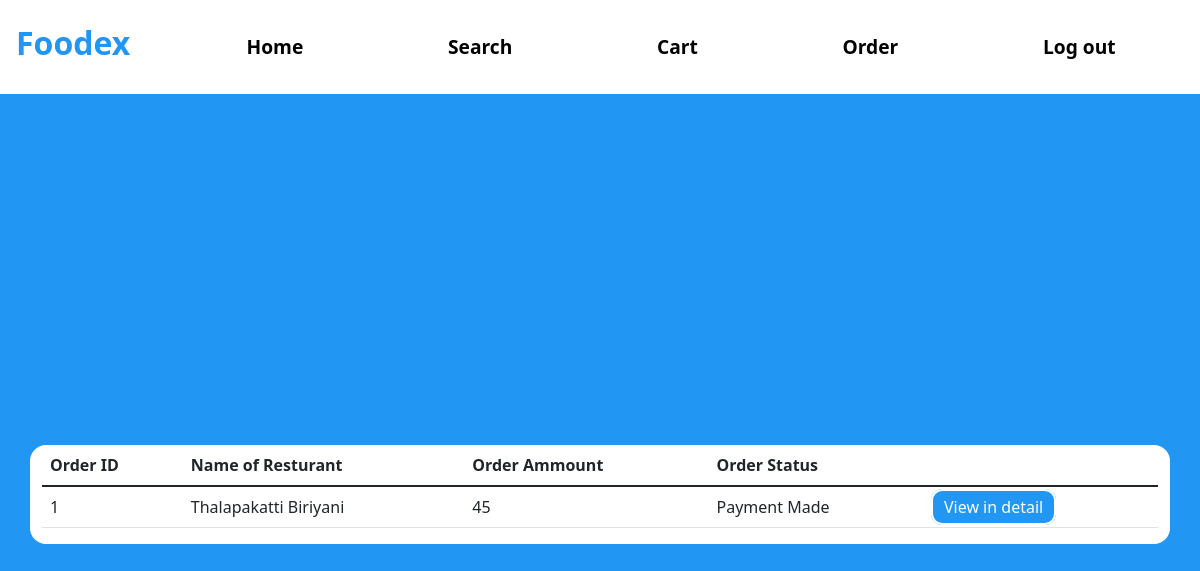
/User-order (signed in), run on an earlier commit of the app's database.
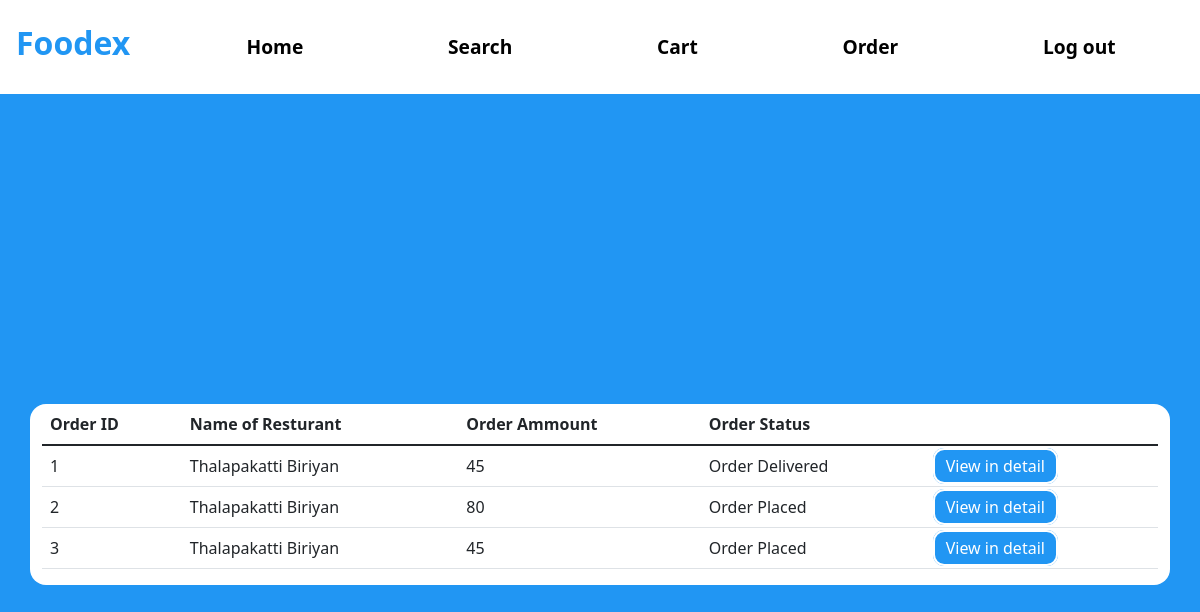
And on a later commit of the database.
### tables this page shows
CREATE TABLE ORDER_TABLE(
                        ORDER_ID INTEGER PRIMARY KEY AUTOINCREMENT,
                        ORDER_AMOUNT INTEGER,
                        DELIVERYBOY_ID INTEGER, 
                        ORDER_STATUS TEXT,  						
                        USER_ID INTEGER, 
  						RESTAURANT_ID INTEGER, 
  						FOREIGN KEY (USER_ID) REFERENCES USER(USER_ID),
  						FOREIGN KEY (DELIVERYBOY_ID) REFERENCES DELIVERYBOY(DELIVERYBOY_ID),
  						FOREIGN KEY (RESTAURANT_ID) REFERENCES RESTAURANT(RESTAURANT_ID)             
                       );

CREATE TABLE RESTAURANT(
                        RESTAURANT_ID INTEGER PRIMARY KEY AUTOINCREMENT,
                        NAME_OF_RESTAURANT TEXT,
                        RESTAURANT_PASSWORD TEXT,
                        ADDRESS TEXT,
                        MOBILE_NO INTEGER,
                        RESTAURANT_PIN TEXT,
                        RESTAURANT_IMAGE TEXT
                       );

### app.py (the view)
@app.route("/User-order")
def view_Order():
    getid = str(session["id"])
    cursor=connection.cursor()
    cursor.execute("SELECT order_id, order_amount, order_status,r.name_of_restaurant FROM ORDER_TABLE o JOIN RESTAURANT r on o.RESTAURANT_ID=r.RESTAURANT_ID WHERE o.USER_ID= "+getid)
    result=cursor.fetchall()
    return render_template("User_Order.html",Items=result)

### templates/User_Order.html (shortened to what this page needs)
<!DOCTYPE html>
<html lang="en">
<head>
    <link href="https://cdn.jsdelivr.net/npm/bootstrap@5.1.3/dist/css/bootstrap.min.css" rel="stylesheet">
    <link rel= "stylesheet" type= "text/css" href= "{{ url_for('static',filename='Styles.css') }}">
</head>
<body style="background:#2196f3;">
<nav class="navbar navbar-expand-lg bg-white">
  <h3 class="navbar-brand Logo" style="color:#2196f3;font-size: 2rem;"href="#">Foodex</h3>
    <div class="container">
  <div class="collapse navbar-collapse" id="navbarSupportedContent">
    <ul class="navbar-nav mr-auto nav-links">
        <li class="nav-item">
        <a class="nav-link nav-link-btn" href="/User-Dashboard">Home</a>
      </li>
      <li class="nav-item">
        <a class="nav-link nav-link-btn" href="/View-Resturant">Search</a>
      </li>
      <li class="nav-item">
        <a class="nav-link nav-link-btn" href="/User-cart">Cart</a>
      </li>
        <li class="nav-item">
        <a class="nav-link nav-link-btn" href="/User-order">Order</a>
      </li>
        <li class="nav-item">
        <a class="nav-link nav-link-btn" href="/">Log out</a>
      </li>
    </ul>
  </div>
     </div>
</nav>
  <div class="ToCenter" >
  <div class="container">
        <div class="row">
            <div class="col">
                <table class="table">
                    {% if Items %}
                    <thead>
                      <tr>
                        <th scope="col">Order ID</th>
                          <th scope="col">Name of Resturant</th>
                        <th scope="col">Order Ammount</th>
                        <th scope="col">Order Status</th>
                      </tr>
                    </thead>
                    <tbody>
                      {% for i in Items %}
                      <tr>
                        <td>{{i[0]}}</td>
                          <td>{{i[3]}}</td>
                          <td>{{i[1]}}</td>
                          <td>{{i[2]}}</td>
                          <td> <a class="Edit-btn" style="background:#2196f3;" href="/View-Order-Detail?id={{i[0]}}">View in detail</a> </td>
                      </tr>
                      {% endfor %}
                    </tbody>
                    {% else %}
                    <h4 class="Logo">No Orders</h4>
                    {% endif %}
                  </table>
            </div>
        </div>
    </div>
    </div>
<div class="area" >
          <ul class="circles">
          </ul>
   </div >
</body>
</html>

### static/Styles.css (style rules this page uses)
* { margin: 0px; padding: 0px; }
.ToCenter { display: flex; width: 100vw; min-height: 100vh; justify-content: center; align-items: center; background: rgba(0, 0, 0, 0); }
.container { min-width: 50vw; background: white; border-radius: 1rem; }
.Logo { text-align: center; padding: 1rem; font-weight: bold; }
.nav-links { width: 100%; display: flex; flex-direction: column; justify-content: space-around; align-items: center; }
.nav-link-btn { border:solid 2px white; font-size: 1.2rem; border-radius: 0.7rem; font-weight: bold; color: black; }
.Edit-btn { border:solid 2px white; color: white; text-decoration:none; padding: 0.3rem 0.7rem; border-radius: 0.7rem; }
.area { background: -webkit-linear-gradient(to left, #FB6C1F, #F9A72B); width: 100%; height:100vh; position: fixed; top: 0; width: 100%; z-index: -1; }
.circles { position: absolute; top: 0; left: 0; width: 100%; height: 100%; overflow: hidden; }

What changed in the data, as far as the page shows it:
changed ORDER_TABLE id 1: NAME_OF_RESTAURANT "Thalapakatti Biriyani" → "Thalapakatti Biriyan"; ORDER_STATUS "Payment Made" → "Order Delivered"
added ORDER_TABLE: ORDER_ID "2", NAME_OF_RESTAURANT "Thalapakatti Biriyan", ORDER_AMOUNT "80", ORDER_STATUS "Order Placed"
added ORDER_TABLE: ORDER_ID "3", NAME_OF_RESTAURANT "Thalapakatti Biriyan", ORDER_AMOUNT "45", ORDER_STATUS "Order Placed"
